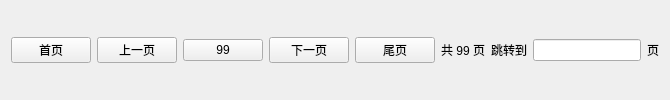
             <widget class="QWidget" name="widget_7" native="true">
              <property name="class" stdset="0">
               <string>pagination</string>
              </property>
              <layout class="QHBoxLayout" name="horizontalLayout_14" stretch="0,0,0,0,0,0,0,0,1">
               <item>
                <widget class="QPushButton" name="pushButton_20">
                 <property name="text">
                  <string>首页</string>
                 </property>
                 <property name="class" stdset="0">
                  <string>primary</string>
                 </property>
                </widget>
               </item>
               <item>
                <widget class="QPushButton" name="pushButton_21">
                 <property name="text">
                  <string>上一页</string>
                 </property>
                 <property name="class" stdset="0">
                  <string>primary</string>
                 </property>
                </widget>
               </item>
               <item>
                <widget class="QPushButton" name="pushButton_22">
                 <property name="text">
                  <string>99</string>
                 </property>
                 <property name="class" stdset="0">
                  <string>primary</string>
                 </property>
                </widget>
               </item>
               <item>
                <widget class="QPushButton" name="pushButton_23">
                 <property name="text">
                  <string>下一页</string>
                 </property>
                 <property name="class" stdset="0">
                  <string>primary</string>
                 </property>
                </widget>
               </item>
               <item>
                <widget class="QPushButton" name="pushButton_24">
                 <property name="text">
                  <string>尾页</string>
                 </property>
                 <property name="class" stdset="0">
                  <string>primary</string>
                 </property>
                </widget>
               </item>
               <item>
                <widget class="QLabel" name="label_41">
                 <property name="text">
                  <string>共 99 页</string>
                 </property>
                </widget>
               </item>
               <item>
                <widget class="QLabel" name="label_42">
                 <property name="text">
                  <string>跳转到</string>
                 </property>
                </widget>
               </item>
               <item>
                <widget class="QLineEdit" name="lineEdit_3"/>
               </item>
               <item>
                <widget class="QLabel" name="label_43">
                 <property name="text">
                  <string>页</string>
                 </property>
                </widget>
               </item>
              </layout>
             </widget>
